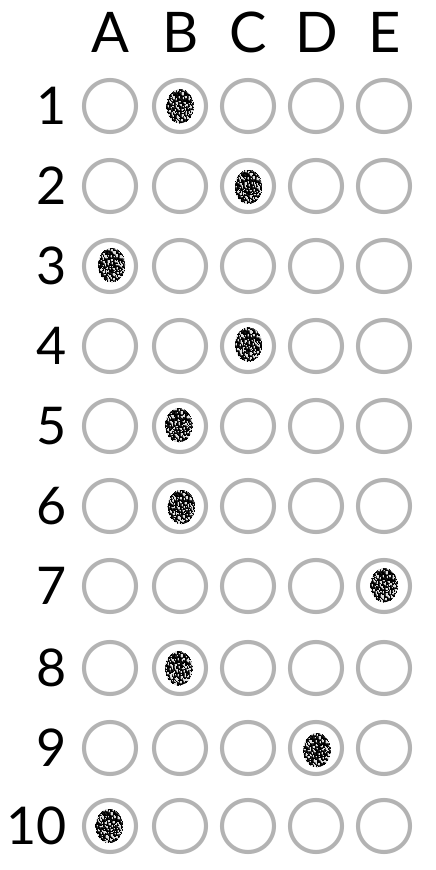
#> input picture 03_optical-mark-recognition/answers_1.png, 436 x 870 px
$ jupyter execute --allow-errors 01_omr.ipynb   (shell and % lines are left out)
#> lines starting #> are read from the running program, lines starting #| are printed output that depends on the picture; after the words box and inside, x2 and y2 are one past the last pixel; in counts of white or black regions, pixels touching at a corner belong together
<a href="https://colab.research.google.com/github/kszymon/computer-vision/blob/main/03_optical-mark-recognition/01_omr.ipynb" target="_parent"></a>

### **Optical Mark Recognition (OMR)**

**OMR** jest formą automatycznego rozpoznawania danych. Znaki są wykonywane na specjalnie wydrukowanych formularzach, które następnie są odczytywane przez czytnik OMR. Następnie dane są przesyłane do komputera w celu przetworzenia.

Jednym z najczęstszych zastosowań OMR jest sprawdzanie arkuszy wielokrotnego wyboru. Piszący egzamin zaznaczają swoje odpowiedzi na specjalnie wydrukowanych arkuszach za pomocą ołówka lub specjalnego markera. Arkusze są następnie gromadzone, a dane odczytywane za pomocą skanera OMR.

#### **Spis treści**:

1. [Import bibliotek](#a0)
2. [Wczytanie obrazu](#a1)
3. [Konwersja do skali szarości](#a2)
4. [Rozmycie](#a3)
5. [Detekcja krawędzi](#a4)
6. [Ekstrakcja konturów](#a5)
7. [Wydobycie odpowiednich konturówu](#a6)
8. [Rozwiązanie dla jednego pytania](#a7)
9. [Rozwiązanie dla wszystkich pytań](#a8)
10. [Wyświetlenie rozwiązania](#a9)

#### **Uwagi:**

>Aby zaktualizować bibliotekę OpenCV do aktualniej wersji należy użyć polecenia:
```
!pip install --upgrade opencv-python
```
Bądź zainstalować wybierając konkretną wersję, np.
```
!pip install opencv-python==4.1.2.30

### <a name='a0'></a> Import bibliotek

[cell 1]
# !pip -q install --upgrade opencv-python

[cell 2]
from google.colab.patches import cv2_imshow
import imutils
from imutils import contours
import numpy as np
import cv2
cv2.__version__

[cell 3]
# klucz odpowiedzi
ANSWER_KEY = {0: 1, 1: 3, 2: 0, 3: 2, 4: 1, 5: 3, 6: 4, 7: 1, 8: 3, 9: 0}

### <a name='a1'></a> Wczytanie obrazu

[cell 4]
image = cv2.imread('answers_1.png')
#> image is the input picture: shape (870, 436, 3); min 0, max 255, mean 240.4
cv2_imshow(image)

### <a name='a2'></a> Konwersja do skali szarości

[cell 5]
gray = cv2.cvtColor(src = image, code=cv2.COLOR_BGR2GRAY)
cv2_imshow(gray)

### <a name='a3'></a> Rozmycie

[cell 6]
blurred = cv2.GaussianBlur(src=gray, ksize=(5, 5), sigmaX=0)
cv2_imshow(blurred)

### <a name='a4'></a> Detekcja krawędzi

[cell 7]
thresh = cv2.Canny(image=blurred, threshold1=70, threshold2=70)
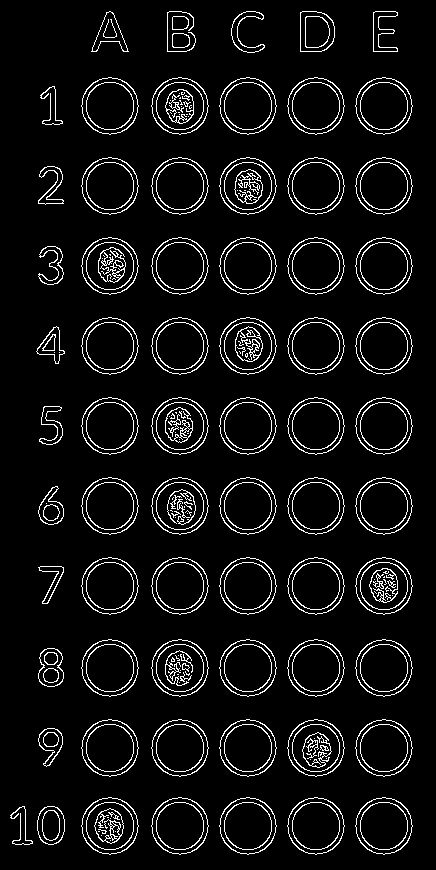
#> thresh: shape (870, 436); 6.6% white in thin lines or dots, all inside (x1, y1, x2, y2) = (10, 11, 413, 855)
cv2_imshow(thresh)

### <a name='a5'></a> Ekstrakcja konturów

[cell 8]
cnts = cv2.findContours(image=thresh.copy(), mode=cv2.RETR_EXTERNAL, method=cv2.CHAIN_APPROX_SIMPLE)
#> cnts = 68 contours, 1 with area under 20; largest, box (x1, y1, x2, y2) and area: (355, 797, 413, 855) 2493, (287, 797, 345, 855) 2493, (219, 797, 277, 855) 2493, (151, 797, 209, 855) 2493, (81, 797, 139, 855) 2493
cnts = imutils.grab_contours(cnts)
len(cnts)
#> Out = 68

#> (a cell that did not finish here is left out)

#> (a cell that did not finish here is left out)

#> (a cell that did not finish here is left out)

[cell 12]
cnt_img = image.copy()
for contour in cnts:
    cv2.drawContours(cnt_img, [contour], contourIdx=-1, color=(0, 255, 0), thickness=3)
#> this loop made 68 passes
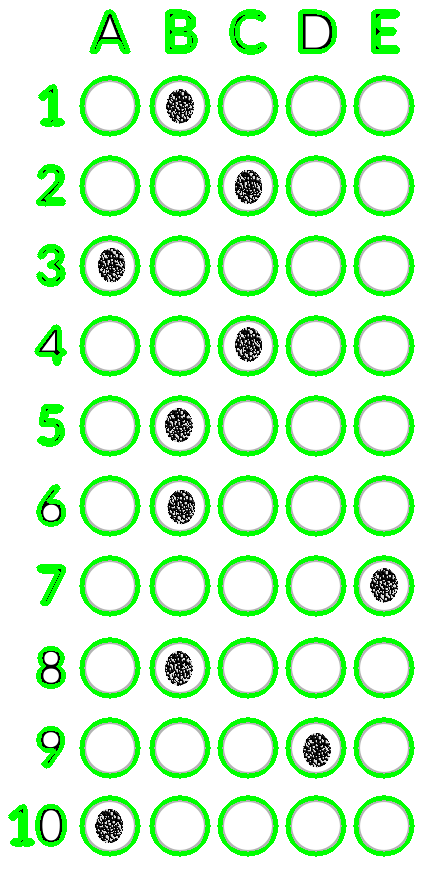
#> cnt_img: shape (870, 436, 3); 13.29% of pixels changed, all inside (x1, y1, x2, y2) = (8, 9, 415, 857)
cv2_imshow(cnt_img)

### <a name='a6'></a> Wydobycie odpowiednich konturów

[cell 13]
question_contours = []

for contour in cnts:
    (x, y, w, h) = cv2.boundingRect(contour)
    ar = w / float(h)

    if w>= 50 and h>= 50 and ar>= 0.9 and ar<=1.1:
        question_contours.append(contour)
#> this loop made 68 passes
#> (x, y, w, h, ar) on passes 1 to 8: (37, 806, 28, 39, 0.718), (10, 806, 23, 39, 0.59), (355, 797, 58, 58, 1), (287, 797, 58, 58, 1), (219, 797, 58, 58, 1), (151, 797, 58, 58, 1), (81, 797, 58, 58, 1), (38, 728, 25, 39, 0.641)
#> after the loop, question_contours = 50 contours; largest, box (x1, y1, x2, y2) and area: (355, 797, 413, 855) 2493, (287, 797, 345, 855) 2493, (219, 797, 277, 855) 2493, (151, 797, 209, 855) 2493, (81, 797, 139, 855) 2493

print(f'Liczba pytań: {len(question_contours)}')
#| Liczba pytań: 50

cnt_img = image.copy()
for contour in question_contours:
    cv2.drawContours(cnt_img, [contour], contourIdx=-1, color=(0, 255, 0), thickness=3)
#> this loop made 50 passes
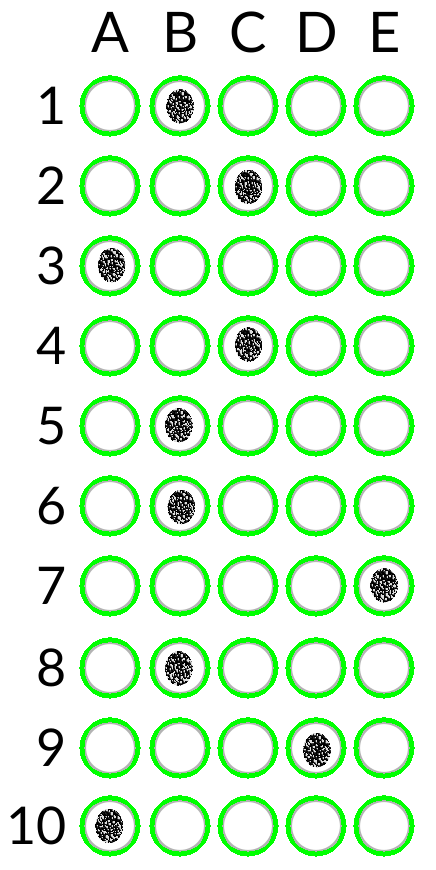
#> cnt_img: shape (870, 436, 3); 10.55% of pixels changed, all inside (x1, y1, x2, y2) = (79, 75, 415, 857)
cv2_imshow(cnt_img)

### <a name='a7'></a> Rozwiązanie dla jednego pytania

[cell 14]
cv2_imshow(thresh)

[cell 15]
# sortowanie kontur od góry do dołu
question_top_bottom = imutils.contours.sort_contours(question_contours, method='top-to-bottom')[0]
#> question_top_bottom = 50 contours; largest, box (x1, y1, x2, y2) and area: (355, 77, 413, 135) 2493, (287, 77, 345, 135) 2493, (219, 77, 277, 135) 2493, (151, 77, 209, 135) 2493, (81, 77, 139, 135) 2493

# wydobycie pierwszych 5 kontur i sortowanie od lewej do prawej
first_5 = question_top_bottom[:5]
#> first_5 = 5 contours; box (x1, y1, x2, y2) and area: (355, 77, 413, 135) 2493, (287, 77, 345, 135) 2493, (219, 77, 277, 135) 2493, (151, 77, 209, 135) 2493, (81, 77, 139, 135) 2493
first_5_left_right = imutils.contours.sort_contours(first_5, method='left-to-right')[0]
#> first_5_left_right = 5 contours; box (x1, y1, x2, y2) and area: (81, 77, 139, 135) 2493, (151, 77, 209, 135) 2493, (219, 77, 277, 135) 2493, (287, 77, 345, 135) 2493, (355, 77, 413, 135) 2493

img = image.copy()

marked = None

for idx, contour in enumerate(first_5_left_right):
    # tworzymy maskę z samych zer
    mask = np.zeros(thresh.shape, dtype='uint8')

    # rysujemy kontur na masce
    cv2.drawContours(mask, [contour], -1, 255, -1)

    # przeprowadzamy operację bitwise_and na obrazie thresh
    mask = cv2.bitwise_and(thresh, thresh, mask=mask)
    cv2_imshow(mask)

    # zliczamy liczbę pikseli niezerowych
    total = cv2.countNonZero(mask)


    if marked is None or total > marked[0]:
        marked = (total, idx)
    print(marked)

    # kolor czerwony
    color = (0, 0, 255)

    key = ANSWER_KEY[0]
    print(key)

    if key == marked[1]:
        # zaznacz na kolor zielony
        color = (0, 255, 0)
#> this loop made 5 passes
#> (total, marked, color) on pass 2: (702, (702, 1), (0, 255, 0))
#> (printed output is left out)
#> mask: shape (870, 436); 0.1% white in thin lines or dots, all inside (x1, y1, x2, y2) = (355, 77, 413, 135)

cv2.drawContours(img, [first_5_left_right[key]], -1, color, 2)
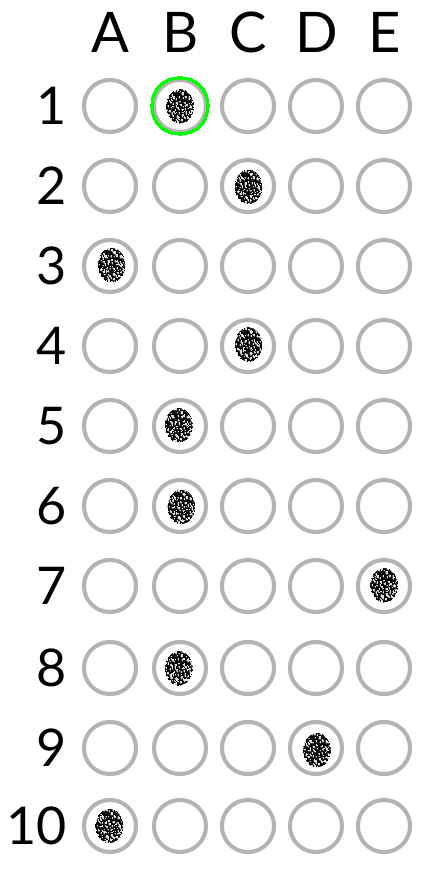
#> img: shape (870, 436, 3); 0.16% of pixels changed, all inside (x1, y1, x2, y2) = (150, 76, 210, 136)
cv2_imshow(img)

[cell 16]
# sortowanie kontur od góry do dołu
question_top_bottom = imutils.contours.sort_contours(question_contours, method='top-to-bottom')[0]

# wydobycie pierwszych 5 kontur i sortowanie od lewej do prawej
first_5 = question_top_bottom[5:10]
#> first_5 = 5 contours; box (x1, y1, x2, y2) and area: (355, 157, 413, 215) 2493, (287, 157, 345, 215) 2493, (219, 157, 277, 215) 2493, (151, 157, 209, 215) 2493, (81, 157, 139, 215) 2493
first_5_left_right = imutils.contours.sort_contours(first_5, method='left-to-right')[0]
#> first_5_left_right = 5 contours; box (x1, y1, x2, y2) and area: (81, 157, 139, 215) 2493, (151, 157, 209, 215) 2493, (219, 157, 277, 215) 2493, (287, 157, 345, 215) 2493, (355, 157, 413, 215) 2493

img = image.copy()

marked = None

for idx, contour in enumerate(first_5_left_right):
    # tworzymy maskę z samych zer
    mask = np.zeros(thresh.shape, dtype='uint8')

    # rysujemy kontur na masce
    cv2.drawContours(mask, [contour], -1, 255, -1)

    # przeprowadzamy operację bitwise_and na obrazie thresh
    mask = cv2.bitwise_and(thresh, thresh, mask=mask)
    cv2_imshow(mask)

    # zliczamy liczbę pikseli niezerowych
    total = cv2.countNonZero(mask)


    if marked is None or total > marked[0]:
        marked = (total, idx)
    print(marked)

    # kolor czerwony
    color = (0, 0, 255)

    key = ANSWER_KEY[1]
    print(key)

    if key == marked[1]:
        # zaznacz na kolor zielony
        color = (0, 255, 0)
#> this loop made 5 passes
#> (total, marked) on passes 1, 3: (375, (375, 0)), (696, (696, 2))
#> (printed output is left out)
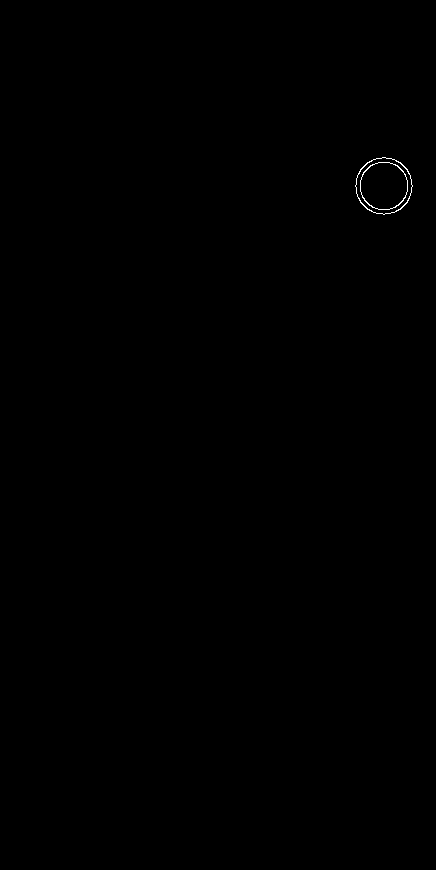
#> mask: shape (870, 436); 0.1% white in thin lines or dots, all inside (x1, y1, x2, y2) = (355, 157, 413, 215)

cv2.drawContours(img, [first_5_left_right[key]], -1, color, 2)
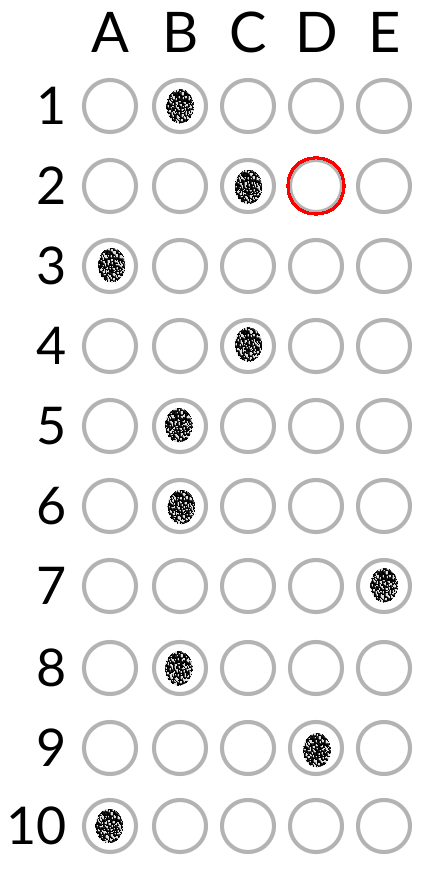
#> img: shape (870, 436, 3); 0.16% of pixels changed, all inside (x1, y1, x2, y2) = (286, 156, 346, 216)
cv2_imshow(img)

### <a name='a8'></a> Rozwiązanie dla wszystkich pytań

[cell 17]
img = image.copy()

correct = 0

# sortowanie kontur od góry do dołu
question_top_bottom = imutils.contours.sort_contours(question_contours, method='top-to-bottom')[0]

for question, idx in enumerate(range(0, len(question_contours), 5)):

    # wydobycie pierwszych 5 kontur i sortowanie od lewej do prawej
    fields = question_top_bottom[idx:idx + 5]
    fields = imutils.contours.sort_contours(fields, method='left-to-right')[0]

    marked = None

    for cnt_idx, contour in enumerate(fields):
        # tworzymy maskę z samych zer
        mask = np.zeros(thresh.shape, dtype='uint8')

        # rysujemy kontur na masce
        cv2.drawContours(mask, [contour], -1, 255, -1)

        # przeprowadzamy operację bitwise_and na obrazie thresh
        mask = cv2.bitwise_and(thresh, thresh, mask=mask)

        # zliczamy liczbę pikseli niezerowych
        total = cv2.countNonZero(mask)


        if marked is None or total > marked[0]:
            marked = (total, cnt_idx)

    # kolor czerwony
    color = (0, 0, 255)

    key = ANSWER_KEY[question]

    if key == marked[1]:
        # zaznacz na kolor zielony
        color = (0, 255, 0)
        correct += 1

    cv2.drawContours(img, [fields[key]], -1, color, 2)
#> this loop made 10 passes
#> (idx, color, key) on passes 1 to 8: (0, (0, 255, 0), 1), (5, (0, 0, 255), 3), (10, (0, 255, 0), 0), (15, (0, 255, 0), 2), (20, (0, 255, 0), 1), (25, (0, 0, 255), 3), (30, (0, 255, 0), 4), (35, (0, 255, 0), 1)
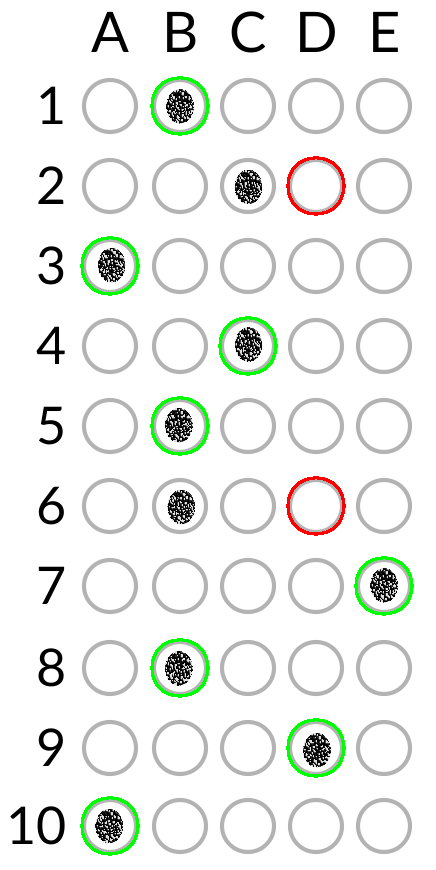
#> img: shape (870, 436, 3); 1.62% of pixels changed, all inside (x1, y1, x2, y2) = (80, 76, 414, 856)
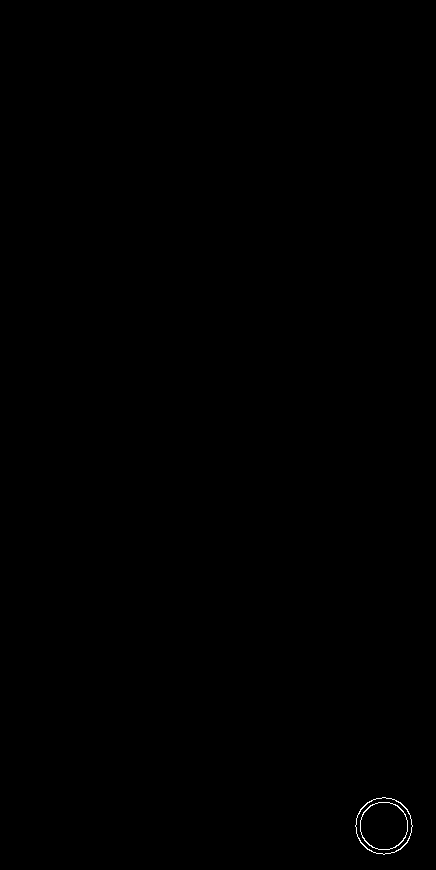
#> mask: shape (870, 436); 0.1% white in thin lines or dots, all inside (x1, y1, x2, y2) = (355, 797, 413, 855)
#> after the loop, correct = 8

cv2_imshow(img)

### <a name='a9'></a> Wyświetlenie rozwiązania

[cell 18]
# dodanie górnego obramowania
checked = cv2.copyMakeBorder(
    src=img,
    top=50,
    bottom=0,
    left=0,
    right=0,
    borderType=cv2.BORDER_CONSTANT,
    value=(255, 255, 255)
)
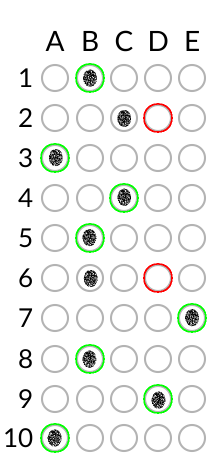
#> checked: shape (920, 436, 3) (shown at 1/2 size); mean B, G, R 237.8, 241, 238.6

score = (correct / 10)
#> score = 0.8

color = (50, 168, 82) if score >= 0.6 else (71, 7, 219)
#> color = (50, 168, 82)
text = 'Passed' if score >= 0.6 else 'Failed'
#> text = 'Passed'

cv2.putText(img=checked, text=f'{text}: {score * 100}%', org=(10, 30), fontFace=cv2.FONT_HERSHEY_SIMPLEX, fontScale=0.9, color=color, thickness=2)
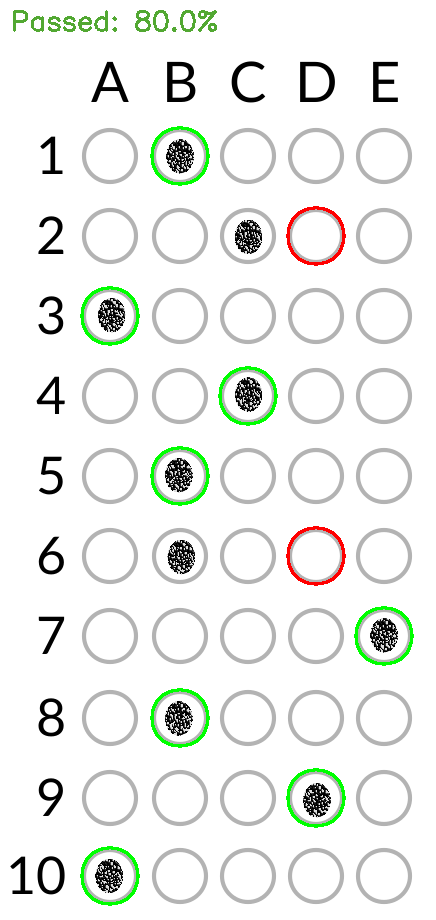
#> checked: shape (920, 436, 3); 0.39% of pixels changed, all inside (x1, y1, x2, y2) = (13, 10, 217, 32)
cv2_imshow(checked)

[cell 19]
cv2.imwrite(filename='checked.png', img=checked)
#> Out = True

$ run again, with 03_optical-mark-recognition/answers_2.png copied over 03_optical-mark-recognition/answers_1.png
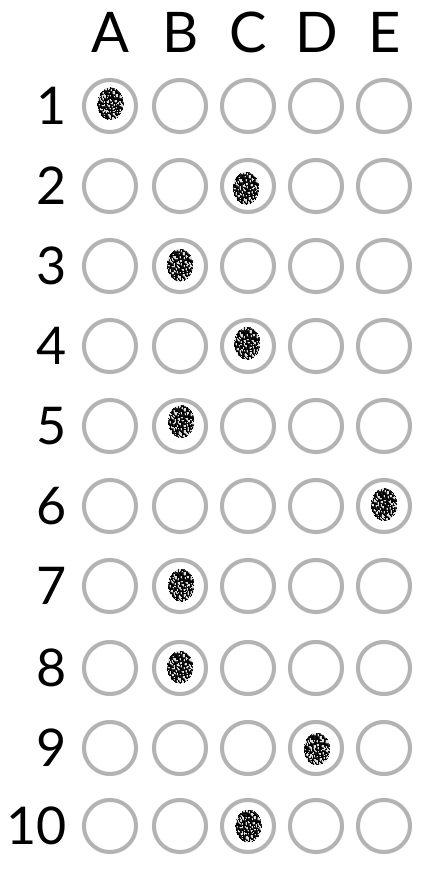
#> input picture 03_optical-mark-recognition/answers_2.png, 436 x 870 px
#> image is the input picture: shape (870, 436, 3); min 0, max 255, mean 240.7
#> `thresh = cv2.Canny(image=blurred, threshold1=70, threshold2=70)`:
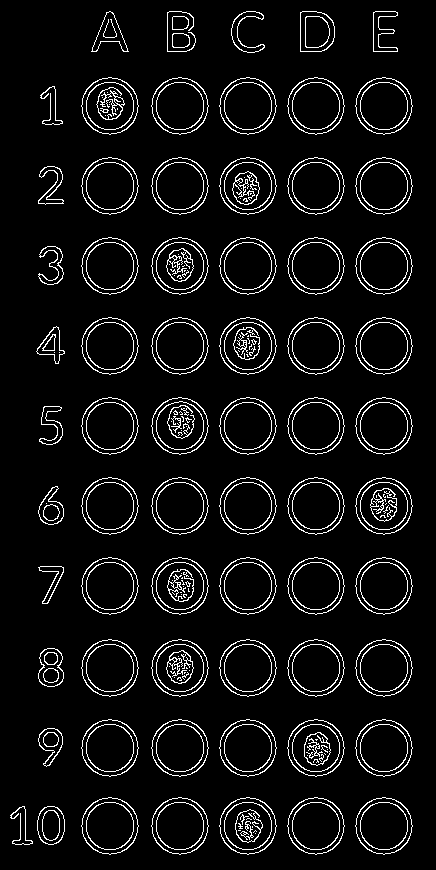
#> thresh: shape (870, 436); 6.5% white in thin lines or dots, all inside (x1, y1, x2, y2) = (10, 11, 413, 855)
#> cnts = 68 contours, 1 with area under 20; largest, box (x1, y1, x2, y2) and area: (355, 797, 413, 855) 2493, (287, 797, 345, 855) 2493, (219, 797, 277, 855) 2493, (151, 797, 209, 855) 2493, (81, 797, 139, 855) 2493
#> `len(cnts)`: Out = 68
#> the loop `for contour in cnts:` made 68 passes
#> the loop `for contour in cnts:` made 68 passes
#> (x, y, w, h, ar) on passes 1 to 8: (37, 806, 28, 39, 0.718), (10, 806, 23, 39, 0.59), (355, 797, 58, 58, 1), (287, 797, 58, 58, 1), (219, 797, 58, 58, 1), (151, 797, 58, 58, 1), (81, 797, 58, 58, 1), (38, 728, 25, 39, 0.641)
#> after the loop `for contour in cnts:`: question_contours = 50 contours; largest, box (x1, y1, x2, y2) and area: (355, 797, 413, 855) 2493, (287, 797, 345, 855) 2493, (219, 797, 277, 855) 2493, (151, 797, 209, 855) 2493, (81, 797, 139, 855) 2493
#| Liczba pytań: 50
#> the loop `for contour in question_contours:` made 50 passes
#> question_top_bottom = 50 contours; largest, box (x1, y1, x2, y2) and area: (355, 77, 413, 135) 2493, (287, 77, 345, 135) 2493, (219, 77, 277, 135) 2493, (151, 77, 209, 135) 2493, (81, 77, 139, 135) 2493
#> `first_5 = question_top_bottom[:5]`: first_5 = 5 contours; box (x1, y1, x2, y2) and area: (355, 77, 413, 135) 2493, (287, 77, 345, 135) 2493, (219, 77, 277, 135) 2493, (151, 77, 209, 135) 2493, (81, 77, 139, 135) 2493
#> `first_5_left_right = imutils.contours.sort_contours(first_5, method='l..`: first_5_left_right = 5 contours; box (x1, y1, x2, y2) and area: (81, 77, 139, 135) 2493, (151, 77, 209, 135) 2493, (219, 77, 277, 135) 2493, (287, 77, 345, 135) 2493, (355, 77, 413, 135) 2493
#> the loop `for idx, contour in enumerate(first_5_left_right):` made 5 passes
#> (total, marked) on pass 1: (664, (664, 0))
#> (printed output is left out)
#> `first_5 = question_top_bottom[5:10]`: first_5 = 5 contours; box (x1, y1, x2, y2) and area: (355, 157, 413, 215) 2493, (287, 157, 345, 215) 2493, (219, 157, 277, 215) 2493, (151, 157, 209, 215) 2493, (81, 157, 139, 215) 2493
#> `first_5_left_right = imutils.contours.sort_contours(first_5, method='l..`: first_5_left_right = 5 contours; box (x1, y1, x2, y2) and area: (81, 157, 139, 215) 2493, (151, 157, 209, 215) 2493, (219, 157, 277, 215) 2493, (287, 157, 345, 215) 2493, (355, 157, 413, 215) 2493
#> the loop `for idx, contour in enumerate(first_5_left_right):` made 5 passes
#> (total, marked) on passes 1, 3: (375, (375, 0)), (661, (661, 2))
#> (printed output is left out)
#> the loop `for question, idx in enumerate(range(0, len(question_contours), 5)):` made 10 passes
#> (idx, color, key) on passes 1 to 8: (0, (0, 0, 255), 1), (5, (0, 0, 255), 3), (10, (0, 0, 255), 0), (15, (0, 255, 0), 2), (20, (0, 255, 0), 1), (25, (0, 0, 255), 3), (30, (0, 0, 255), 4), (35, (0, 255, 0), 1)
#> after the loop `for question, idx in enumerate(range(0, len(question_contours), 5)):`: correct = 4
#> score = 0.4
#> `color = (50, 168, 82) if score >= 0.6 else (71, 7, 219)`: color = (71, 7, 219)
#> text = 'Failed'
#> `cv2.putText(img=checked, text=f'{text}: {score * 100}%', org=(10, 30),..`:
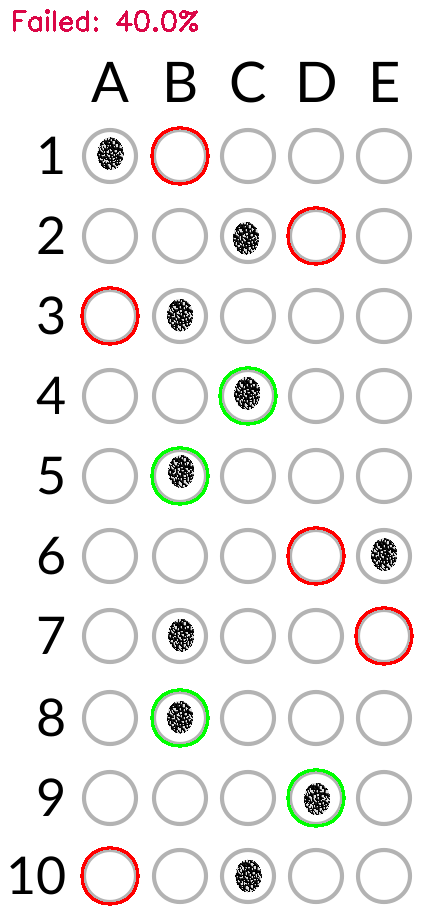
#> checked: shape (920, 436, 3); mean B, G, R 237.5, 238.9, 240.4
#> `cv2.imwrite(filename='checked.png', img=checked)`: Out = True
